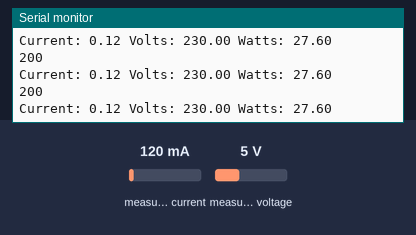
Simulated run of this sketch. Board: ESP32. Parts: the last lines printed to the serial monitor. The test bench sets the inputs (shaded band); at power-on: measured current 120 mA, measured voltage 5 V. WiFi joins after 1.5 s; servers stay silent unless stated; uploads are accepted with an empty reply.

Above: at 3.7 s.
3.8 s: measured current set to 40 mA
At 3.87 s:
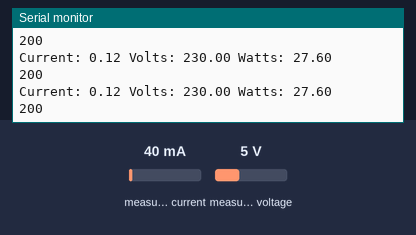
5.3 s: measured voltage set to 0.3 V
At 5.47 s:
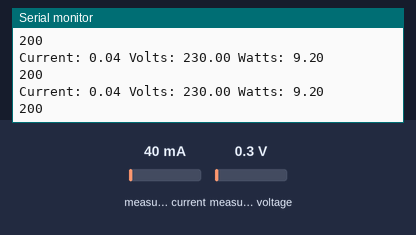
6.8 s: measured current set to 500 mA
At 6.88 s:
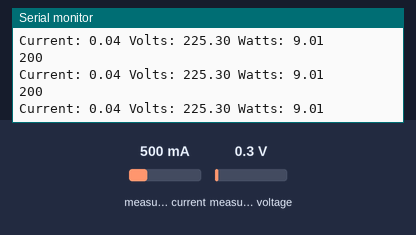
8.3 s: measured voltage set to 3.8 V
At 8.49 s:
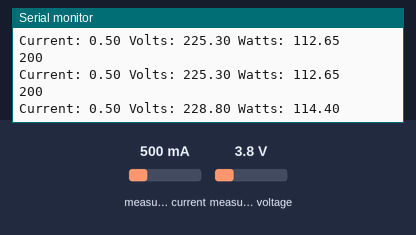
Timing chart, 0 to 10.8 s (numbered marks = the images above; inputs shaded):
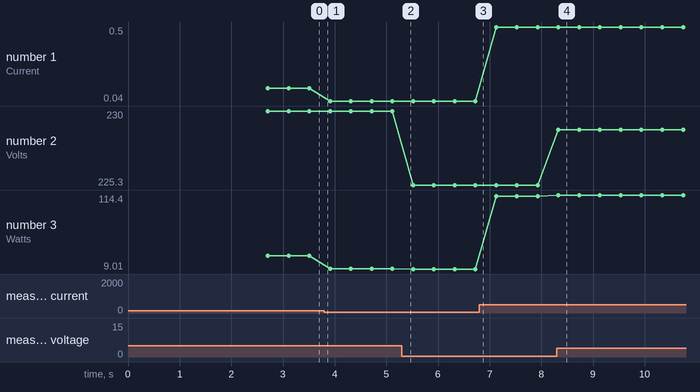

The sketch:

CurrVoltDist.ino
```cpp
#include "EmonLib.h"
#include <ArduinoJson.h>
#include <HTTPClient.h>
#include <WiFi.h>

EnergyMonitor emon;

// Module Details
int VoltageSensor = 34; // GPIO 35
int CurrentSensor = 35; // GPIO 34

#define vCalibration 150
#define currCalibration 90

#define phaseShift 1.7

// Wifi details

const char *ssid = "Kadam01";
const char *password = "8983151622";


void setup()
{
  Serial.begin(115200);

  delay(1000);

  // WiFi Connection
  WiFi.begin(ssid, password);
  Serial.println("\nConnecting");

  while(WiFi.status() != WL_CONNECTED){
      Serial.print(".");
      delay(100);
  }

  Serial.println("\nConnected to the WiFi network");
  Serial.print("Local ESP32 IP: ");
  Serial.println(WiFi.localIP());

  // Module Init
  emon.voltage(VoltageSensor, vCalibration, phaseShift); // Voltage: input pin, calibration, phase_shift
  emon.current(CurrentSensor, currCalibration); // Current: input pin, calibration.
}

void loop()
{
  emon.calcVI(20, 2000);
  Serial.println(String("Current: ") + emon.Irms + (" Volts: ") + emon.Vrms + (" Watts: ") + emon.apparentPower);

  if (WiFi.status() == WL_CONNECTED) {

    HTTPClient http;

    http.begin("https://theft-api-2.tiluckdave.repl.co/send");
    http.addHeader("Content-Type", "application/json");

    StaticJsonDocument<200> doc;
    // Add values in the document

    doc["voltage"] = emon.Vrms;
    doc["current"] = emon.Irms;
    doc["apparentPower"] = emon.apparentPower;

    String requestBody;
    serializeJson(doc, requestBody);

    int httpResponseCode = http.POST(requestBody);

    if(httpResponseCode>0){

      String response = http.getString();

      Serial.println(httpResponseCode);
      Serial.println(response);

    }
    else {
      Serial.println("Error occurred while sending HTTP POST");
    }
  }

}
```

Measured:
- after the input at 8.3 s, the serial monitor: prints a new line at once (image 4)
- plotted number 1: 0.12 → 0.04 after the input at 3.8 s, 0.04 → 0.5 after the input at 6.8 s
- plotted number 2: 230 → 225.3 after the input at 5.3 s, 225.3 → 228.8 after the input at 8.3 s
- plotted number 3: 27.6 → 9.2 after the input at 3.8 s, 9.2 → 9.01 after the input at 5.3 s, 9.01 → 112.65 after the input at 6.8 s, 112.65 → 114.4 after the input at 8.3 s
